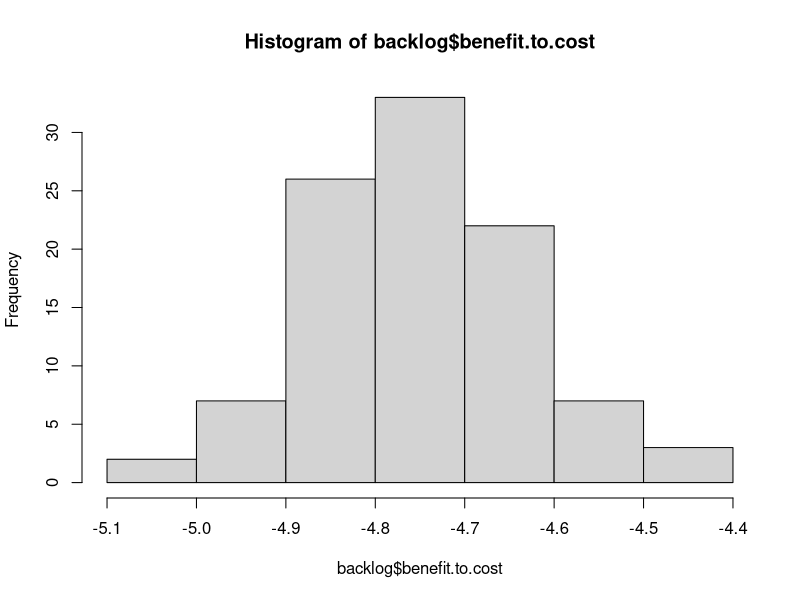
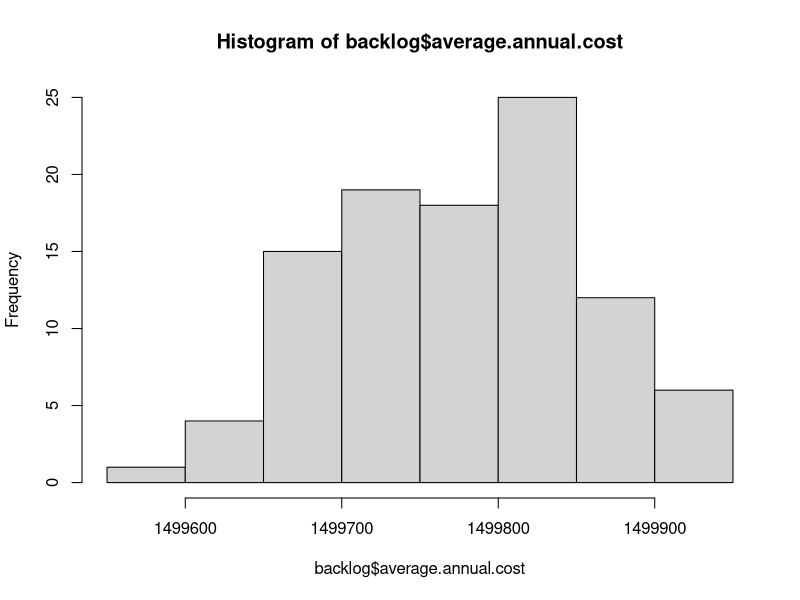
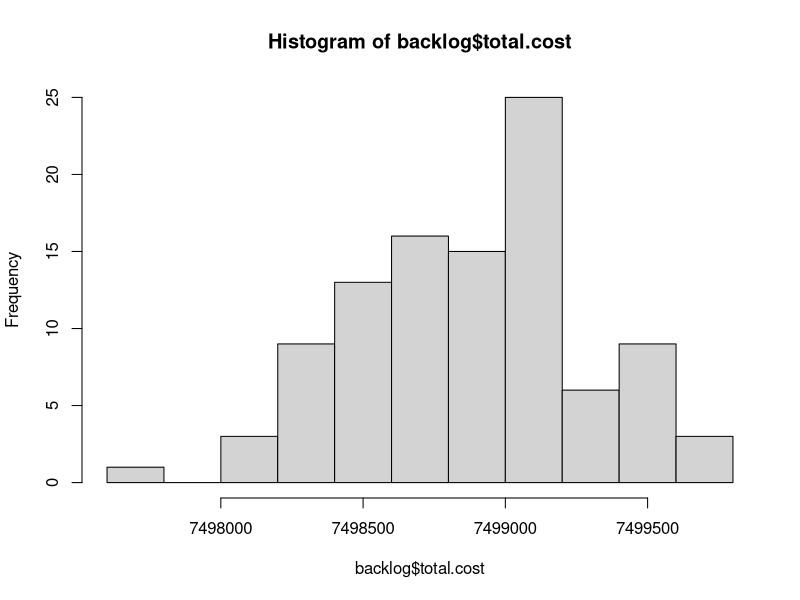
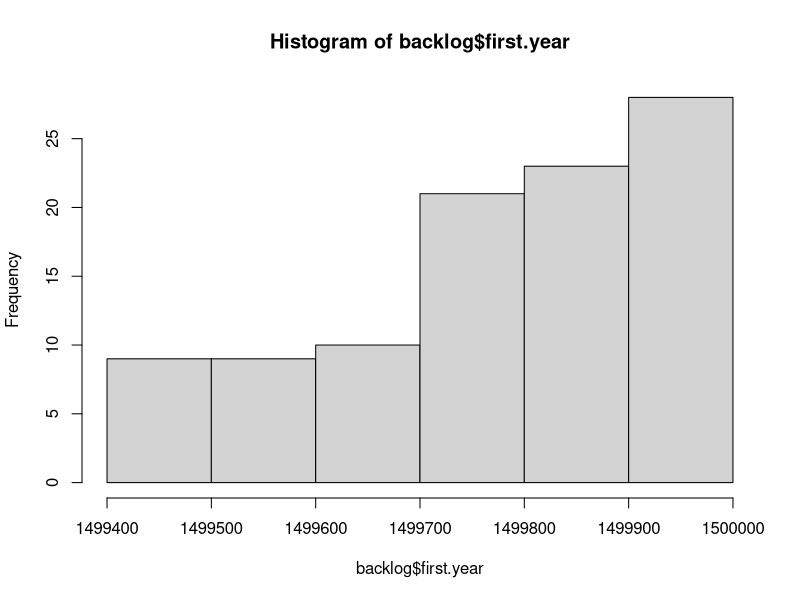

The R script that drew these images, in order: (Note: this script raises an error after producing the figures.)
# Read Me ####
# This code analyzes data from FST, the City's pavement consultant
# It models the cost and PCI degredation in order to optimize pavement decisions
# OCI value = PCI.  Note these scores are from November 2012.
# Created By Daniel Hadley

# Considerations: 
# 1. The knapsack approximates an optimal outcome, but needs to be inspected in cases where the 
# limit is low,E.g., http://oucsace.cs.ohiou.edu/~razvan/courses/cs4040/lecture16.pdf
# 2. The model makes assumptions about the differences in PCI reset of various treatment types.
# It assumes that patching only resets to PCI + 6, for example. 

library("plyr")


# Import data ####
# setwd("K:/Somerstat/Common/Data/2014 StreetStat/PCI_Code")
setwd ("~/Documents/Git/PCI_Code") #at home
d <- read.csv("PCI.csv")


# Create new variables #### 
d$sq.ft <- d$PavementWi * d$Length # Sq. Feet
d$sq.yd <- d$sq.ft * 0.111111 # Sq. Yards


# Functions needed for the model: ####
# f(Age) = PCI, f(PCI) = AGE, f(Age, Pave, Old PCI) = New PCI 
# f(PCI) = AGE, f(PCI) = Cost, f(knapsack) = pave 

# f(Age) = PCI
# Referenes below
# http://onlinepubs.trb.org/onlinepubs/conferences/2012/assetmgmt/presentations/Data-A-Ramirez-Flores-Chang-Albitres.pdf
# https://repository.tamu.edu/bitstream/handle/1969.1/ETD-TAMU-2009-05-317/DESHMUKH-THESIS.pdf?sequence=2
# http://www.mylongview.com/modules/showdocument.aspx?documentid=631
# See AnalyzePCI.R
PCIf <- function(AGE){ 
  PCI <- ifelse(d$Functional == "CO - Collector", 100 - (106/((log(79/AGE))^(1/.48))),
                ifelse(d$Functional == "AR - Arterial", 100 - (109/((log(88/AGE))^(1/.58))),
                       100 - (97/((log(110/AGE))^(1/.61)))
                ))
  return(PCI)
}


# f(PCI, Function, Sq.yd) = Cost 
Costf <- function(OCI, Functional, sq.yd){ 
  Cost <- ifelse((OCI >= 68) & (OCI < 88), 1.8,
         ifelse((OCI >= 47) & (OCI < 68), 18.50,
                ifelse((OCI >= 25) & (OCI < 47) & (Functional == "RT - Residential Local"), 76.80,
                       ifelse((OCI >= 25) & (OCI < 47) & (Functional == "RE - Residential Dead End"), 76.80,
                              ifelse((OCI >= 25) & (OCI < 47) & (Functional == "CO - Collector" ), 91.10,
                                     ifelse((OCI >= 25) & (OCI < 47) & (Functional == "AR - Arterial"), 91.10,
                                            ifelse((OCI >= 0) & (OCI < 25) & (Functional == "RT - Residential Local"), 139.80,
                                                   ifelse((OCI >= 0) & (OCI < 25) & (Functional == "RE - Residential Dead End"), 139.80,
                                                          ifelse((OCI >= 0) & (OCI < 25) & (Functional == "CO - Collector"), 147.70,
                                                                 ifelse((OCI >= 0) & (OCI < 25) & (Functional == "AR - Arterial"), 162.10,
                                                                        ifelse(OCI >= 88, 0, 360)))))))))))
  return(Cost*sq.yd)
}


#f(Pave, Previous Year's Moritorium) = Moritorium
Moritoriumf <- function(Pave, MoritoriumX){
  Moritorium <- ifelse(Pave == 1, 1, 
                       ifelse((MoritoriumX > 0) & (MoritoriumX < 3), 1 + MoritoriumX,
                              0 
                              ))
  return(Moritorium)
}


# f(PCI) = delta
# This takes the current PCI and calculates the difference between that and the PCI post treatment
# This is essentially the "value" in the knapsack algo
# The penultimate line ensures that during the moratorium (3 years after work is done), that
# street is not selected for maintenance yet
Deltaf <- function(OldOCI, sq.yd, Moratorium){ 
   Delta <- ifelse((OldOCI >= 68) & (OldOCI < 88) & (Moratorium == 0), ((OldOCI + 8) * sq.yd) - (OldOCI * sq.yd),
                   ifelse((OldOCI >= 47) & (OldOCI < 68) & (Moratorium == 0), ((OldOCI + 7) * sq.yd) - (OldOCI * sq.yd),
                   # why + 8 and +9: http//www.ci.san-ramon.ca.us/engr/pavement.html
                   ifelse((OldOCI >= 25) & (OldOCI < 47) & (Moratorium == 0), (96 * sq.yd) - (OldOCI * sq.yd),
                          ifelse(Moratorium != 0, 0, 
                          (100 * sq.yd) - (OldOCI * sq.yd)
                                 ))))                      
  return(Delta)
}


# # f(value, weight, limit ) = pave. This is the OLD Pave function
# # This is a greedy approximation to the Knapsack algorithm
# knapsack <- function(value, weight, limit){
#   benefit.to.cost <- value / weight #Create ratio
#   df = data.frame(value, weight, benefit.to.cost) # turn it into a DF
#   df$ID <- (1:nrow(df)) # add ID to resort later
#   df <- df[with(df, order(-benefit.to.cost)), ] # Sort by benefit.to.cost
#   rownames(df) <- NULL # Reset the row names for easier indexing
#   df$total.weight <- ifelse(cumsum(df$weight) <= limit, cumsum(df$weight), 0) # Add first items that fit
#   # I need to add a break here if nothing fits in the bag on the first pass
#   for(i in 2:nrow(df)){ #Start in row 2 because some values have been added above
#     df$total.weight[i] <- ifelse(df$weight[i] + df$total.weight[i-1] <= limit, # If adding won't go over limit
#                                  df$weight[i] + df$total.weight[i-1], df$total.weight[i-1]) # If it will, keep Weight the same
#   }
#   df$add <- 0
#   df$add[1] <- ifelse(df$total.weight[1] > 0, 1, 0)
#   for(i in 2:nrow(df)){ #Start in row 2 
#     df$add[i] <- ifelse(df$total.weight[i] > df$total.weight[i-1], 1, 0) # 1 if it has been added
#   }
#   df$add <- ifelse(df$benefit.to.cost == 0, 0, df$add) #To avoid paving streets under moratorium
#   df$add <- ifelse(df$value == 0, 0, df$add)
#   df <- df[with(df, order(ID)), ] # Resort by ID
#   rownames(df) <- NULL # Reset the row names for easier indexing
#   return(df$add)
# }


# f(value, weight, limit preventive maintenance, limit reconstruction) = pave. This is the basic Pave function
# This is a greedy approximation to the Knapsack algorithm
knapsack <- function(value, weight, limitPM, limitR, PCI){
  benefit.to.cost <- value / weight #Create ratio
  df = data.frame(value, weight, benefit.to.cost, PCI) # turn it into a DF
  df$ID <- (1:nrow(df)) # add ID to resort later
  df <- df[with(df, order(-benefit.to.cost)), ] # Sort by benefit.to.cost
  rownames(df) <- NULL # Reset the row names for easier indexing
  df$total.weight <- ifelse(cumsum(df$weight) <= limitPM, cumsum(df$weight), 0) # Add first items that fit
  # I need to add a break here if nothing fits in the bag on the first pass
  for(i in 2:nrow(df)){ #Start in row 2 because some values have been added above
    df$total.weight[i] <- ifelse(df$weight[i] + df$total.weight[i-1] <= limitPM, # If adding won't go over limit
                                 df$weight[i] + df$total.weight[i-1], df$total.weight[i-1]) # If it will, keep Weight the same
  }
  df$add <- 0
  df$add[1] <- ifelse(df$total.weight[1] > 0, 1, 0)
  for(i in 2:nrow(df)){ #Start in row 2 
    df$add[i] <- ifelse(df$total.weight[i] > df$total.weight[i-1], 1, 0) # 1 if it has been added
  }
  df$add <- ifelse(df$benefit.to.cost == 0, 0, df$add) #To avoid paving streets under moratorium
  df$add <- ifelse(df$value == 0, 0, df$add)
  # Now do it all again for full reconstruction of the worst streets
  df <- df[with(df, order(PCI)), ] # Sort by PCI
  rownames(df) <- NULL # Reset the row names for easier indexing
  df$total.weight.a <- ifelse(cumsum(df$weight) <= limitR, cumsum(df$weight), 0) # Add first items that fit
  # I need to add a break here if nothing fits in the bag on the first pass
  for(i in 2:nrow(df)){ #Start in row 2 because some values have been added above
    df$total.weight.a[i] <- ifelse(df$weight[i] + df$total.weight.a[i-1] <= limitR, # If adding won't go over limit
                                 df$weight[i] + df$total.weight.a[i-1], df$total.weight.a[i-1]) # If it will, keep Weight the same
  }
  df$add.a <- 0
  df$add.a[1] <- ifelse(df$total.weight.a[1] > 0, 1, 0)
  for(i in 2:nrow(df)){ #Start in row 2 
    df$add.a[i] <- ifelse(df$total.weight.a[i] > df$total.weight.a[i-1], 1, 0) # 1 if it has been added
  }
  df$add.a <- ifelse(df$benefit.to.cost == 0, 0, df$add.a) #To avoid paving streets under moratorium
  df$add.a <- ifelse(df$value == 0, 0, df$add.a)
  # now resort
  df <- df[with(df, order(ID)), ] # Resort by ID
  rownames(df) <- NULL # Reset the row names for easier indexing
  df$pave <- ifelse((df$add == 1) | (df$add.a == 1), 1, 0)
  return(df$pave)
}


# f(Age, Pave, Old PCI) = New PCI
# See AnalyzePCI.R
NewPCIf <- function(AGE, Pave, OldOCI){
  NewPCI <- ifelse((OldOCI >= 68) & (OldOCI < 88) & (Pave == 1), OldOCI + 8,
                   # why + 7: http//www.ci.san-ramon.ca.us/engr/pavement.html
                   ifelse((OldOCI >= 47) & (OldOCI < 68) & (Pave == 1), OldOCI + 7,
                          ifelse((OldOCI >= 25) & (OldOCI < 47) & (Pave == 1), 96, 
                                 # http://www.mylongview.com/modules/showdocument.aspx?documentid=631
                                 ifelse((OldOCI >= 0) & (OldOCI < 25) & (Pave == 1), 100,
                                        ifelse((d$Functional == "CO - Collector") & (Pave == 0), 100 - (106/((log(79/AGE))^(1/.48))),
                                               ifelse((d$Functional == "AR - Arterial") & (Pave == 0), 100 - (109/((log(88/AGE))^(1/.58))),
                                                      100 - (97/((log(110/AGE))^(1/.61)))
                                 ))))))                      
  return(NewPCI)
}


# f(NewPCI) = New Age
Agef <- function(NewPCI){
  NewAge <- ifelse((d$Functional == "CO - Collector"), 79*(2.71828^(-9.37879/(100-NewPCI)^0.48)),
                   ifelse((d$Functional == "AR - Arterial"), 88*(2.71828^(-15.1952/(100-NewPCI)^0.58)),
                          110*(2.71828^(-16.2904/(100-NewPCI)^0.61))
                   ))
                   
  return(NewAge)
}


# Final model ####

  d$Age <- Agef(d$OCI) # Estimated age in Nov 2012
  d$backlog <- Costf(d$OCI, d$Functional, d$sq.yd) # Backlog in Nov 2012
  d$Moritorium <- 0 # Hold for three years between routine maintenance 
  d$Delta.a <- Deltaf(d$OCI, d$sq.yd, d$Moritorium) # Difference between old OCI and potential OCI
  d$Pave.a <- knapsack(d$Delta.a, d$backlog, 1000000, 1000000, d$OCI) # Pave or not in spring 2013
  d$cost.a <- ifelse(d$Pave.a == 1, Costf(d$OCI, d$Functional, d$sq.yd),0) #The cost to pave the selected streets
  d$Moritorium.a <- Moritoriumf(d$Pave.a, d$Moritorium) #if work has been done, hold for 3 years
  d$Age.Tmp <- (1 + d$Age) #Temporary to do the new PCI calculation
  d$PCI.a <-  NewPCIf(d$Age.Tmp, d$Pave.a, d$OCI)
  d$Age.a <- Agef(d$PCI.a) # The new "age" in Nov 2013. E.g., crack and seal streets are not brand new.
d$backlog.a <- Costf(d$PCI.a, d$Functional, d$sq.yd) #Backlog in Nov 2013
  d$Delta.b <- Deltaf(d$PCI.a, d$sq.yd, d$Moritorium.a)
  d$Pave.b <- knapsack(d$Delta.b, d$backlog.a, 1000000, 1000000, d$PCI.a)
  d$cost.b <- ifelse(d$Pave.b == 1, Costf(d$PCI.a, d$Functional, d$sq.yd),0)
  d$Moritorium.b <- Moritoriumf(d$Pave.b, d$Moritorium.a)
  d$Age.Tmp <- (1 + d$Age.a) 
  d$PCI.b <-  NewPCIf(d$Age.Tmp, d$Pave.b, d$PCI.a)
  d$Age.b <- Agef(d$PCI.b)
d$backlog.b <- Costf(d$PCI.b, d$Functional, d$sq.yd)
  d$Delta.c <- Deltaf(d$PCI.b, d$sq.yd, d$Moritorium.b)
  d$Pave.c <- knapsack(d$Delta.c, d$backlog.b, 1000000, 1000000, d$PCI.b)
  d$cost.c <- ifelse(d$Pave.c == 1, Costf(d$PCI.b, d$Functional, d$sq.yd),0)
  d$Moritorium.c <- Moritoriumf(d$Pave.c, d$Moritorium.b)
  d$Age.Tmp <- (1 + d$Age.b) 
  d$PCI.c <-  NewPCIf(d$Age.Tmp, d$Pave.c, d$PCI.b)
  d$Age.c <- Agef(d$PCI.c)
d$backlog.c <- Costf(d$PCI.c, d$Functional, d$sq.yd)
  d$Delta.d <- Deltaf(d$PCI.c, d$sq.yd, d$Moritorium.c)
  d$Pave.d <- knapsack(d$Delta.d, d$backlog.c, 1000000, 1000000, d$PCI.c)
  d$cost.d <- ifelse(d$Pave.d == 1, Costf(d$PCI.c, d$Functional, d$sq.yd),0)
  d$Moritorium.d <- Moritoriumf(d$Pave.d, d$Moritorium.c)
  d$Age.Tmp <- (1 + d$Age.c) 
  d$PCI.d <-  NewPCIf(d$Age.Tmp, d$Pave.d, d$PCI.c)
  d$Age.d <- Agef(d$PCI.d)
d$backlog.d <- Costf(d$PCI.d, d$Functional, d$sq.yd)
  d$Delta.e <- Deltaf(d$PCI.d, d$sq.yd, d$Moritorium.d)
  d$Pave.e <- knapsack(d$Delta.e, d$backlog.d, 1000000, 1000000, d$PCI.d)
  d$cost.e <- ifelse(d$Pave.e == 1, Costf(d$PCI.d, d$Functional, d$sq.yd),0)
  d$Moritorium.e <- Moritoriumf(d$Pave.e, d$Moritorium.d)
  d$Age.Tmp <- (1 + d$Age.d) 
  d$PCI.e <-  NewPCIf(d$Age.Tmp, d$Pave.e, d$PCI.d)
  d$Age.e <- Agef(d$PCI.e)
d$backlog.e <- Costf(d$PCI.e, d$Functional, d$sq.yd)


# Final model wrapped in a function ####

# f(n) = output
Modelf <- function(n){
  d$Age <- Agef(d$OCI) # Estimated age in Nov 2012
  d$backlog <- Costf(d$OCI, d$Functional, d$sq.yd) # Backlog in Nov 2012
  d$Moritorium <- 0 # Hold for three years between routine maintenance 
  d$Delta.a <- Deltaf(d$OCI, d$sq.yd, d$Moritorium) # Difference between old OCI and potential OCI
  d$Pave.a <- knapsack(d$Delta.a, d$backlog, 1000000, 1000000, d$OCI) # Pave or not in spring 2013
  d$cost.a <- ifelse(d$Pave.a == 1, Costf(d$OCI, d$Functional, d$sq.yd),0) #The cost to pave the selected streets
  d$Moritorium.a <- Moritoriumf(d$Pave.a, d$Moritorium) #if work has been done, hold for 3 years
  d$Age.Tmp <- (1 + d$Age) #Temporary to do the new PCI calculation
  d$PCI.a <-  NewPCIf(d$Age.Tmp, d$Pave.a, d$OCI)
  d$Age.a <- Agef(d$PCI.a) # The new "age" in Nov 2013. E.g., crack and seal streets are not brand new.
  d$backlog.a <- Costf(d$PCI.a, d$Functional, d$sq.yd) #Backlog in Nov 2013
  d$Delta.b <- Deltaf(d$PCI.a, d$sq.yd, d$Moritorium.a)
  d$Pave.b <- knapsack(d$Delta.b, d$backlog.a, 1000000, 1000000, d$PCI.a)
  d$cost.b <- ifelse(d$Pave.b == 1, Costf(d$PCI.a, d$Functional, d$sq.yd),0)
  d$Moritorium.b <- Moritoriumf(d$Pave.b, d$Moritorium.a)
  d$Age.Tmp <- (1 + d$Age.a) 
  d$PCI.b <-  NewPCIf(d$Age.Tmp, d$Pave.b, d$PCI.a)
  d$Age.b <- Agef(d$PCI.b)
  d$backlog.b <- Costf(d$PCI.b, d$Functional, d$sq.yd)
  d$Delta.c <- Deltaf(d$PCI.b, d$sq.yd, d$Moritorium.b)
  d$Pave.c <- knapsack(d$Delta.c, d$backlog.b, 1000000, 1000000, d$PCI.b)
  d$cost.c <- ifelse(d$Pave.c == 1, Costf(d$PCI.b, d$Functional, d$sq.yd),0)
  d$Moritorium.c <- Moritoriumf(d$Pave.c, d$Moritorium.b)
  d$Age.Tmp <- (1 + d$Age.b) 
  d$PCI.c <-  NewPCIf(d$Age.Tmp, d$Pave.c, d$PCI.b)
  d$Age.c <- Agef(d$PCI.c)
  d$backlog.c <- Costf(d$PCI.c, d$Functional, d$sq.yd)
  d$Delta.d <- Deltaf(d$PCI.c, d$sq.yd, d$Moritorium.c)
  d$Pave.d <- knapsack(d$Delta.d, d$backlog.c, 1000000, 1000000, d$PCI.c)
  d$cost.d <- ifelse(d$Pave.d == 1, Costf(d$PCI.c, d$Functional, d$sq.yd),0)
  d$Moritorium.d <- Moritoriumf(d$Pave.d, d$Moritorium.c)
  d$Age.Tmp <- (1 + d$Age.c) 
  d$PCI.d <-  NewPCIf(d$Age.Tmp, d$Pave.d, d$PCI.c)
  d$Age.d <- Agef(d$PCI.d)
  d$backlog.d <- Costf(d$PCI.d, d$Functional, d$sq.yd)
  d$Delta.e <- Deltaf(d$PCI.d, d$sq.yd, d$Moritorium.d)
  d$Pave.e <- knapsack(d$Delta.e, d$backlog.d, 1000000, 1000000, d$PCI.d)
  d$cost.e <- ifelse(d$Pave.e == 1, Costf(d$PCI.d, d$Functional, d$sq.yd),0)
  d$Moritorium.e <- Moritoriumf(d$Pave.e, d$Moritorium.d)
  d$Age.Tmp <- (1 + d$Age.d) 
  d$PCI.e <-  NewPCIf(d$Age.Tmp, d$Pave.e, d$PCI.d)
  d$Age.e <- Agef(d$PCI.e)
  d$backlog.e <- Costf(d$PCI.e, d$Functional, d$sq.yd)
#   Now create the outputs
backlog <- sum(d$backlog.e)
backlog.reduction <- (sum(d$backlog)) - (sum(d$backlog.e))
total.cost <- sum(d$cost.a, d$cost.b, d$cost.c, d$cost.d, d$cost.e)
benefit.to.cost <- backlog.reduction / total.cost
average.annual.cost <- ((sum(d$cost.a)) + (sum(d$cost.b)) + (sum(d$cost.c)) + 
                          (sum(d$cost.d)) + (sum(d$cost.e))) / 5
first.year <- sum(d$cost.a)
output <- list(backlog, backlog.reduction, total.cost, benefit.to.cost, average.annual.cost, first.year)
return(output)
}

Modelf(1)


# Stochastic Model for comparison ####
# f(value, weight, limit ) = pave. 
# This is a greedy approximation to the Knapsack algorithm
knapsack <- function(value, weight, limit){
  benefit.to.cost <- sample(1:573, 573, replace=F) #Instead of real ratio, make it random
  df = data.frame(value, weight, benefit.to.cost) # turn it into a DF
  df$ID <- (1:nrow(df)) # add ID to resort later
  df <- df[with(df, order(-benefit.to.cost)), ] # Sort by benefit.to.cost
  rownames(df) <- NULL # Reset the row names for easier indexing
  df$total.weight <- ifelse(cumsum(df$weight) <= limit, cumsum(df$weight), 0) # Add first items that fit
  # I need to add a break here if nothing fits in the bag on the first pass
  for(i in 2:nrow(df)){ #Start in row 2 because some values have been added above
    df$total.weight[i] <- ifelse(df$weight[i] + df$total.weight[i-1] <= limit, # If adding won't go over limit
                                 df$weight[i] + df$total.weight[i-1], df$total.weight[i-1]) # If it will, keep Weight the same
  }
  df$add <- 0
  df$add[1] <- ifelse(df$total.weight[1] > 0, 1, 0)
  for(i in 2:nrow(df)){ #Start in row 2 
    df$add[i] <- ifelse(df$total.weight[i] > df$total.weight[i-1], 1, 0) # 1 if it has been added
  }
  df <- df[with(df, order(ID)), ] # Resort by ID
  rownames(df) <- NULL # Reset the row names for easier indexing
  return(df$add)
}


Modelf <- function(n){
  d$Age <- Agef(d$OCI) # Estimated age in Nov 2012
  d$backlog <- Costf(d$OCI, d$Functional, d$sq.yd) # Backlog in Nov 2012
  d$Moritorium <- 0 # Hold for three years between routine maintenance 
  d$Delta.a <- Deltaf(d$OCI, d$sq.yd, d$Moritorium) # Difference between old OCI and potential OCI
  d$Pave.a <- knapsack(d$Delta.a, d$backlog, 1500000) # Pave or not in spring 2013
  d$cost.a <- ifelse(d$Pave.a == 1, Costf(d$OCI, d$Functional, d$sq.yd),0) #The cost to pave the selected streets
  d$Moritorium.a <- Moritoriumf(d$Pave.a, d$Moritorium) #if work has been done, hold for 3 years
  d$Age.Tmp <- (1 + d$Age) #Temporary to do the new PCI calculation
  d$PCI.a <-  NewPCIf(d$Age.Tmp, d$Pave.a, d$OCI)
  d$Age.a <- Agef(d$PCI.a) # The new "age" in Nov 2013. E.g., crack and seal streets are not brand new.
  d$backlog.a <- Costf(d$PCI.a, d$Functional, d$sq.yd) #Backlog in Nov 2013
  d$Delta.b <- Deltaf(d$PCI.a, d$sq.yd, d$Moritorium.a)
  d$Pave.b <- knapsack(d$Delta.b, d$backlog.a, 1500000)
  d$cost.b <- ifelse(d$Pave.b == 1, Costf(d$PCI.a, d$Functional, d$sq.yd),0)
  d$Moritorium.b <- Moritoriumf(d$Pave.b, d$Moritorium.a)
  d$Age.Tmp <- (1 + d$Age.a) 
  d$PCI.b <-  NewPCIf(d$Age.Tmp, d$Pave.b, d$PCI.a)
  d$Age.b <- Agef(d$PCI.b)
  d$backlog.b <- Costf(d$PCI.b, d$Functional, d$sq.yd)
  d$Delta.c <- Deltaf(d$PCI.b, d$sq.yd, d$Moritorium.b)
  d$Pave.c <- knapsack(d$Delta.c, d$backlog.b, 1500000)
  d$cost.c <- ifelse(d$Pave.c == 1, Costf(d$PCI.b, d$Functional, d$sq.yd),0)
  d$Moritorium.c <- Moritoriumf(d$Pave.c, d$Moritorium.b)
  d$Age.Tmp <- (1 + d$Age.b) 
  d$PCI.c <-  NewPCIf(d$Age.Tmp, d$Pave.c, d$PCI.b)
  d$Age.c <- Agef(d$PCI.c)
  d$backlog.c <- Costf(d$PCI.c, d$Functional, d$sq.yd)
  d$Delta.d <- Deltaf(d$PCI.c, d$sq.yd, d$Moritorium.c)
  d$Pave.d <- knapsack(d$Delta.d, d$backlog.c, 1500000)
  d$cost.d <- ifelse(d$Pave.d == 1, Costf(d$PCI.c, d$Functional, d$sq.yd),0)
  d$Moritorium.d <- Moritoriumf(d$Pave.d, d$Moritorium.c)
  d$Age.Tmp <- (1 + d$Age.c) 
  d$PCI.d <-  NewPCIf(d$Age.Tmp, d$Pave.d, d$PCI.c)
  d$Age.d <- Agef(d$PCI.d)
  d$backlog.d <- Costf(d$PCI.d, d$Functional, d$sq.yd)
  d$Delta.e <- Deltaf(d$PCI.d, d$sq.yd, d$Moritorium.d)
  d$Pave.e <- knapsack(d$Delta.e, d$backlog.d, 1500000)
  d$cost.e <- ifelse(d$Pave.e == 1, Costf(d$PCI.d, d$Functional, d$sq.yd),0)
  d$Moritorium.e <- Moritoriumf(d$Pave.e, d$Moritorium.d)
  d$Age.Tmp <- (1 + d$Age.d) 
  d$PCI.e <-  NewPCIf(d$Age.Tmp, d$Pave.e, d$PCI.d)
  d$Age.e <- Agef(d$PCI.e)
  d$backlog.e <- Costf(d$PCI.e, d$Functional, d$sq.yd)
  #   Now create the outputs
  backlog <- sum(d$backlog.e)
  backlog.reduction <- (sum(d$backlog)) - (sum(d$backlog.e))
  total.cost <- sum(d$cost.a, d$cost.b, d$cost.c, d$cost.d, d$cost.e)
  benefit.to.cost <- backlog.reduction / total.cost
  average.annual.cost <- ((sum(d$cost.a)) + (sum(d$cost.b)) + (sum(d$cost.c)) + 
                            (sum(d$cost.d)) + (sum(d$cost.e))) / 5
  first.year <- sum(d$cost.a)
  output <- list(backlog, backlog.reduction, total.cost, benefit.to.cost, average.annual.cost, first.year)
  return(output)
}

Modelf(1)

# Now run the function X number of times
# http://stats.stackexchange.com/questions/7999/how-to-efficiently-repeat-a-function-on-a-data-set-in-r
library("plyr")
l <- alply(cbind(rep(100,100),rep(20,10)),1,Modelf)
backlog <- data.frame(matrix(unlist(l), nrow=100, byrow=T))
colnames(backlog) <- c("backlog", "backlog.reduction", "total.cost", "benefit.to.cost", 
                       "average.annual.cost", "first.year")

hist(backlog$benefit.to.cost)
hist(backlog$average.annual.cost)
hist(backlog$total.cost)
hist(backlog$first.year)


# Final model for comparison to consultant: cap = $2m + $2m worst streets  ####
# Backlog after 5 years for consultant spending $4.5 m is $81,115,018 m.

# f(n) = output
Modelf <- function(n){
  d$Age <- Agef(d$OCI) # Estimated age in Nov 2012
  d$backlog <- Costf(d$OCI, d$Functional, d$sq.yd) # Backlog in Nov 2012
  d$Moritorium <- 0 # Hold for three years between routine maintenance 
  d$Delta.a <- Deltaf(d$OCI, d$sq.yd, d$Moritorium) # Difference between old OCI and potential OCI
  d$Pave.a <- knapsack(d$Delta.a, d$backlog, 2000000, 2000000, d$OCI) # Pave or not in spring 2013
  d$cost.a <- ifelse(d$Pave.a == 1, Costf(d$OCI, d$Functional, d$sq.yd),0) #The cost to pave the selected streets
  d$Moritorium.a <- Moritoriumf(d$Pave.a, d$Moritorium) #if work has been done, hold for 3 years
  d$Age.Tmp <- (1 + d$Age) #Temporary to do the new PCI calculation
  d$PCI.a <-  NewPCIf(d$Age.Tmp, d$Pave.a, d$OCI)
  d$Age.a <- Agef(d$PCI.a) # The new "age" in Nov 2013. E.g., crack and seal streets are not brand new.
  d$backlog.a <- Costf(d$PCI.a, d$Functional, d$sq.yd) #Backlog in Nov 2013
  d$Delta.b <- Deltaf(d$PCI.a, d$sq.yd, d$Moritorium.a)
  d$Pave.b <- knapsack(d$Delta.b, d$backlog.a, 2000000, 2000000, d$PCI.a)
  d$cost.b <- ifelse(d$Pave.b == 1, Costf(d$PCI.a, d$Functional, d$sq.yd),0)
  d$Moritorium.b <- Moritoriumf(d$Pave.b, d$Moritorium.a)
  d$Age.Tmp <- (1 + d$Age.a) 
  d$PCI.b <-  NewPCIf(d$Age.Tmp, d$Pave.b, d$PCI.a)
  d$Age.b <- Agef(d$PCI.b)
  d$backlog.b <- Costf(d$PCI.b, d$Functional, d$sq.yd)
  d$Delta.c <- Deltaf(d$PCI.b, d$sq.yd, d$Moritorium.b)
  d$Pave.c <- knapsack(d$Delta.c, d$backlog.b, 2000000, 2000000, d$PCI.b)
  d$cost.c <- ifelse(d$Pave.c == 1, Costf(d$PCI.b, d$Functional, d$sq.yd),0)
  d$Moritorium.c <- Moritoriumf(d$Pave.c, d$Moritorium.b)
  d$Age.Tmp <- (1 + d$Age.b) 
  d$PCI.c <-  NewPCIf(d$Age.Tmp, d$Pave.c, d$PCI.b)
  d$Age.c <- Agef(d$PCI.c)
  d$backlog.c <- Costf(d$PCI.c, d$Functional, d$sq.yd)
  d$Delta.d <- Deltaf(d$PCI.c, d$sq.yd, d$Moritorium.c)
  d$Pave.d <- knapsack(d$Delta.d, d$backlog.c, 2000000, 2000000, d$PCI.c)
  d$cost.d <- ifelse(d$Pave.d == 1, Costf(d$PCI.c, d$Functional, d$sq.yd),0)
  d$Moritorium.d <- Moritoriumf(d$Pave.d, d$Moritorium.c)
  d$Age.Tmp <- (1 + d$Age.c) 
  d$PCI.d <-  NewPCIf(d$Age.Tmp, d$Pave.d, d$PCI.c)
  d$Age.d <- Agef(d$PCI.d)
  d$backlog.d <- Costf(d$PCI.d, d$Functional, d$sq.yd)
  d$Delta.e <- Deltaf(d$PCI.d, d$sq.yd, d$Moritorium.d)
  d$Pave.e <- knapsack(d$Delta.e, d$backlog.d, 2000000, 2000000, d$PCI.d)
  d$cost.e <- ifelse(d$Pave.e == 1, Costf(d$PCI.d, d$Functional, d$sq.yd),0)
  d$Moritorium.e <- Moritoriumf(d$Pave.e, d$Moritorium.d)
  d$Age.Tmp <- (1 + d$Age.d) 
  d$PCI.e <-  NewPCIf(d$Age.Tmp, d$Pave.e, d$PCI.d)
  d$Age.e <- Agef(d$PCI.e)
  d$backlog.e <- Costf(d$PCI.e, d$Functional, d$sq.yd)
  #   Now create the outputs
  backlog <- sum(d$backlog.e)
  backlog.reduction <- (sum(d$backlog)) - (sum(d$backlog.e))
  total.cost <- sum(d$cost.a, d$cost.b, d$cost.c, d$cost.d, d$cost.e)
  benefit.to.cost <- backlog.reduction / total.cost
  average.annual.cost <- ((sum(d$cost.a)) + (sum(d$cost.b)) + (sum(d$cost.c)) + 
                            (sum(d$cost.d)) + (sum(d$cost.e))) / 5
  first.year <- sum(d$cost.a)
  output <- list(backlog, backlog.reduction, total.cost, benefit.to.cost, average.annual.cost, first.year)
  return(output)
}

Modelf(1)


# Here are the Streets that DPW did in 2013 ####
Modelf <- function(n){
  d$Age <- Agef(d$OCI) # Estimated age in Nov 2012
  d$backlog <- Costf(d$OCI, d$Functional, d$sq.yd) # Backlog in Nov 2012
  d$Moritorium <- 0 # Hold for three years between routine maintenance 
  d$Delta.a <- Deltaf(d$OCI, d$sq.yd, d$Moritorium) # Difference between old OCI and potential OCI
  ## The following list is missing the private ways and the part of Shore they did. Was it all Shore?
  d$Pave.a <- ifelse(d$STREETNAME %in% c('ALBION ST' , 'ALBION TERR', 'BELMONT SQ', 'HAMMOND ST',
                                         'MORGAN ST', 'WHEELER ST', 'WYATT ST', 'YORKTOWN ST'), 1, 0)
  d$cost.a <- ifelse(d$Pave.a == 1, Costf(d$OCI, d$Functional, d$sq.yd),0) #The cost to pave the selected streets
  d$Moritorium.a <- Moritoriumf(d$Pave.a, d$Moritorium) #if work has been done, hold for 3 years
  d$Age.Tmp <- (1 + d$Age) #Temporary to do the new PCI calculation
  d$PCI.a <-  NewPCIf(d$Age.Tmp, d$Pave.a, d$OCI)
  d$Age.a <- Agef(d$PCI.a) # The new "age" in Nov 2013. E.g., crack and seal streets are not brand new.
  d$backlog.a <- Costf(d$PCI.a, d$Functional, d$sq.yd) #Backlog in Nov 2013
  d$Delta.b <- Deltaf(d$PCI.a, d$sq.yd, d$Moritorium.a)
  d$Pave.b <- knapsack(d$Delta.b, d$backlog.a, 1000000, 1000000, d$PCI.a)
  d$cost.b <- ifelse(d$Pave.b == 1, Costf(d$PCI.a, d$Functional, d$sq.yd),0)
  d$Moritorium.b <- Moritoriumf(d$Pave.b, d$Moritorium.a)
  d$Age.Tmp <- (1 + d$Age.a) 
  d$PCI.b <-  NewPCIf(d$Age.Tmp, d$Pave.b, d$PCI.a)
  d$Age.b <- Agef(d$PCI.b)
  d$backlog.b <- Costf(d$PCI.b, d$Functional, d$sq.yd)
  d$Delta.c <- Deltaf(d$PCI.b, d$sq.yd, d$Moritorium.b)
  d$Pave.c <- knapsack(d$Delta.c, d$backlog.b, 1000000, 1000000, d$PCI.b)
  d$cost.c <- ifelse(d$Pave.c == 1, Costf(d$PCI.b, d$Functional, d$sq.yd),0)
  d$Moritorium.c <- Moritoriumf(d$Pave.c, d$Moritorium.b)
  d$Age.Tmp <- (1 + d$Age.b) 
  d$PCI.c <-  NewPCIf(d$Age.Tmp, d$Pave.c, d$PCI.b)
  d$Age.c <- Agef(d$PCI.c)
  d$backlog.c <- Costf(d$PCI.c, d$Functional, d$sq.yd)
  d$Delta.d <- Deltaf(d$PCI.c, d$sq.yd, d$Moritorium.c)
  d$Pave.d <- knapsack(d$Delta.d, d$backlog.c, 1000000, 1000000, d$PCI.c)
  d$cost.d <- ifelse(d$Pave.d == 1, Costf(d$PCI.c, d$Functional, d$sq.yd),0)
  d$Moritorium.d <- Moritoriumf(d$Pave.d, d$Moritorium.c)
  d$Age.Tmp <- (1 + d$Age.c) 
  d$PCI.d <-  NewPCIf(d$Age.Tmp, d$Pave.d, d$PCI.c)
  d$Age.d <- Agef(d$PCI.d)
  d$backlog.d <- Costf(d$PCI.d, d$Functional, d$sq.yd)
  d$Delta.e <- Deltaf(d$PCI.d, d$sq.yd, d$Moritorium.d)
  d$Pave.e <- knapsack(d$Delta.e, d$backlog.d, 1000000, 1000000, d$PCI.d)
  d$cost.e <- ifelse(d$Pave.e == 1, Costf(d$PCI.d, d$Functional, d$sq.yd),0)
  d$Moritorium.e <- Moritoriumf(d$Pave.e, d$Moritorium.d)
  d$Age.Tmp <- (1 + d$Age.d) 
  d$PCI.e <-  NewPCIf(d$Age.Tmp, d$Pave.e, d$PCI.d)
  d$Age.e <- Agef(d$PCI.e)
  d$backlog.e <- Costf(d$PCI.e, d$Functional, d$sq.yd)
return(sum(d$backlog))
}


# Stochastic Model (random spending number) to see return on investment ####

Modelf <- function(n){
  random <- runif(1, min=10000, max=3000000)
  d$Age <- Agef(d$OCI) # Estimated age in Nov 2012
  d$backlog <- Costf(d$OCI, d$Functional, d$sq.yd) # Backlog in Nov 2012
  d$Moritorium <- 0 # Hold for three years between routine maintenance 
  d$Delta.a <- Deltaf(d$OCI, d$sq.yd, d$Moritorium) # Difference between old OCI and potential OCI
  ## The following list is missing the private ways and the part of Shore they did. Was it all Shore?
  d$Pave.a <- ifelse(d$STREETNAME %in% c('ALBION ST' , 'ALBION TERR', 'BELMONT SQ', 'HAMMOND ST',
                                         'MORGAN ST', 'WHEELER ST', 'WYATT ST', 'YORKTOWN ST'), 1, 0)
  d$cost.a <- ifelse(d$Pave.a == 1, Costf(d$OCI, d$Functional, d$sq.yd),0) #The cost to pave the selected streets
  d$Moritorium.a <- Moritoriumf(d$Pave.a, d$Moritorium) #if work has been done, hold for 3 years
  d$Age.Tmp <- (1 + d$Age) #Temporary to do the new PCI calculation
  d$PCI.a <-  NewPCIf(d$Age.Tmp, d$Pave.a, d$OCI)
  d$Age.a <- Agef(d$PCI.a) # The new "age" in Nov 2013. E.g., crack and seal streets are not brand new.
  d$backlog.a <- Costf(d$PCI.a, d$Functional, d$sq.yd) #Backlog in Nov 2013
  d$Delta.b <- Deltaf(d$PCI.a, d$sq.yd, d$Moritorium.a)
  d$Pave.b <- knapsack(d$Delta.b, d$backlog.a, random, random, d$PCI.a)
  d$cost.b <- ifelse(d$Pave.b == 1, Costf(d$PCI.a, d$Functional, d$sq.yd),0)
  d$Moritorium.b <- Moritoriumf(d$Pave.b, d$Moritorium.a)
  d$Age.Tmp <- (1 + d$Age.a) 
  d$PCI.b <-  NewPCIf(d$Age.Tmp, d$Pave.b, d$PCI.a)
  d$Age.b <- Agef(d$PCI.b)
  d$backlog.b <- Costf(d$PCI.b, d$Functional, d$sq.yd)
  d$Delta.c <- Deltaf(d$PCI.b, d$sq.yd, d$Moritorium.b)
  d$Pave.c <- knapsack(d$Delta.c, d$backlog.b, random, random, d$PCI.b)
  d$cost.c <- ifelse(d$Pave.c == 1, Costf(d$PCI.b, d$Functional, d$sq.yd),0)
  d$Moritorium.c <- Moritoriumf(d$Pave.c, d$Moritorium.b)
  d$Age.Tmp <- (1 + d$Age.b) 
  d$PCI.c <-  NewPCIf(d$Age.Tmp, d$Pave.c, d$PCI.b)
  d$Age.c <- Agef(d$PCI.c)
  d$backlog.c <- Costf(d$PCI.c, d$Functional, d$sq.yd)
  d$Delta.d <- Deltaf(d$PCI.c, d$sq.yd, d$Moritorium.c)
  d$Pave.d <- knapsack(d$Delta.d, d$backlog.c, random, random, d$PCI.c)
  d$cost.d <- ifelse(d$Pave.d == 1, Costf(d$PCI.c, d$Functional, d$sq.yd),0)
  d$Moritorium.d <- Moritoriumf(d$Pave.d, d$Moritorium.c)
  d$Age.Tmp <- (1 + d$Age.c) 
  d$PCI.d <-  NewPCIf(d$Age.Tmp, d$Pave.d, d$PCI.c)
  d$Age.d <- Agef(d$PCI.d)
  d$backlog.d <- Costf(d$PCI.d, d$Functional, d$sq.yd)
  d$Delta.e <- Deltaf(d$PCI.d, d$sq.yd, d$Moritorium.d)
  d$Pave.e <- knapsack(d$Delta.e, d$backlog.d, random, random, d$PCI.d)
  d$cost.e <- ifelse(d$Pave.e == 1, Costf(d$PCI.d, d$Functional, d$sq.yd),0)
  d$Moritorium.e <- Moritoriumf(d$Pave.e, d$Moritorium.d)
  d$Age.Tmp <- (1 + d$Age.d) 
  d$PCI.e <-  NewPCIf(d$Age.Tmp, d$Pave.e, d$PCI.d)
  d$Age.e <- Agef(d$PCI.e)
  d$backlog.e <- Costf(d$PCI.e, d$Functional, d$sq.yd)
  #   Now create the outputs
  random <- random
  backlog <- sum(d$backlog.e)
  backlog.reduction <- (sum(d$backlog)) - (sum(d$backlog.e))
  total.cost <- sum(d$cost.a, d$cost.b, d$cost.c, d$cost.d, d$cost.e)
  benefit.to.cost <- backlog.reduction / total.cost
  average.annual.cost <- ((sum(d$cost.a)) + (sum(d$cost.b)) + (sum(d$cost.c)) + 
                            (sum(d$cost.d)) + (sum(d$cost.e))) / 5
  first.year <- sum(d$cost.a)
  weighted.PCI.a <- weighted.mean(d$PCI.a, d$sq.yd)
  weighted.PCI.e <- weighted.mean(d$PCI.e, d$sq.yd)
  output <- list(backlog, backlog.reduction, total.cost, benefit.to.cost, 
                 average.annual.cost, first.year, random, weighted.PCI.a, weighted.PCI.e)
  return(output)
}

Modelf(1)

# Now run the function X number of times
# http://stats.stackexchange.com/questions/7999/how-to-efficiently-repeat-a-function-on-a-data-set-in-r
library("plyr")
l <- alply(cbind(rep(1000,1000),rep(20,10)),1,Modelf)
backlog <- data.frame(matrix(unlist(l), nrow=1000, byrow=T))
colnames(backlog) <- c("backlog", "backlog.reduction", "total.cost", "benefit.to.cost", 
                       "average.annual.cost", "first.year", "Spending", "PCI.a", "PCI.e")

hist(backlog$benefit.to.cost)
hist(backlog$average.annual.cost)
hist(backlog$total.cost)
hist(backlog$first.year)


# Here are the Streets that DPW did in 2013 + a Model of worst first at historic levels ####
Modelf <- function(n){
  d$Age <- Agef(d$OCI) # Estimated age in Nov 2012
  d$backlog <- Costf(d$OCI, d$Functional, d$sq.yd) # Backlog in Nov 2012
  d$Moritorium <- 0 # Hold for three years between routine maintenance 
  d$Delta.a <- Deltaf(d$OCI, d$sq.yd, d$Moritorium) # Difference between old OCI and potential OCI
  ## The following list is missing the private ways and the part of Shore they did. Was it all Shore?
  d$Pave.a <- ifelse(d$STREETNAME %in% c('ALBION ST' , 'ALBION TERR', 'BELMONT SQ', 'HAMMOND ST',
                                         'MORGAN ST', 'WHEELER ST', 'WYATT ST', 'YORKTOWN ST'), 1, 0)
  d$cost.a <- ifelse(d$Pave.a == 1, Costf(d$OCI, d$Functional, d$sq.yd),0) #The cost to pave the selected streets
  d$Moritorium.a <- Moritoriumf(d$Pave.a, d$Moritorium) #if work has been done, hold for 3 years
  d$Age.Tmp <- (1 + d$Age) #Temporary to do the new PCI calculation
  d$PCI.a <-  NewPCIf(d$Age.Tmp, d$Pave.a, d$OCI)
  d$Age.a <- Agef(d$PCI.a) # The new "age" in Nov 2013. E.g., crack and seal streets are not brand new.
  d$backlog.a <- Costf(d$PCI.a, d$Functional, d$sq.yd) #Backlog in Nov 2013
  d$Delta.b <- Deltaf(d$PCI.a, d$sq.yd, d$Moritorium.a)
  d$Pave.b <- knapsack(d$Delta.b, d$backlog.a, 0, 1200000, d$PCI.a)
  d$cost.b <- ifelse(d$Pave.b == 1, Costf(d$PCI.a, d$Functional, d$sq.yd),0)
  d$Moritorium.b <- Moritoriumf(d$Pave.b, d$Moritorium.a)
  d$Age.Tmp <- (1 + d$Age.a) 
  d$PCI.b <-  NewPCIf(d$Age.Tmp, d$Pave.b, d$PCI.a)
  d$Age.b <- Agef(d$PCI.b)
  d$backlog.b <- Costf(d$PCI.b, d$Functional, d$sq.yd)
  d$Delta.c <- Deltaf(d$PCI.b, d$sq.yd, d$Moritorium.b)
  d$Pave.c <- knapsack(d$Delta.c, d$backlog.b, 0, 1200000, d$PCI.b)
  d$cost.c <- ifelse(d$Pave.c == 1, Costf(d$PCI.b, d$Functional, d$sq.yd),0)
  d$Moritorium.c <- Moritoriumf(d$Pave.c, d$Moritorium.b)
  d$Age.Tmp <- (1 + d$Age.b) 
  d$PCI.c <-  NewPCIf(d$Age.Tmp, d$Pave.c, d$PCI.b)
  d$Age.c <- Agef(d$PCI.c)
  d$backlog.c <- Costf(d$PCI.c, d$Functional, d$sq.yd)
  d$Delta.d <- Deltaf(d$PCI.c, d$sq.yd, d$Moritorium.c)
  d$Pave.d <- knapsack(d$Delta.d, d$backlog.c, 0, 1200000, d$PCI.c)
  d$cost.d <- ifelse(d$Pave.d == 1, Costf(d$PCI.c, d$Functional, d$sq.yd),0)
  d$Moritorium.d <- Moritoriumf(d$Pave.d, d$Moritorium.c)
  d$Age.Tmp <- (1 + d$Age.c) 
  d$PCI.d <-  NewPCIf(d$Age.Tmp, d$Pave.d, d$PCI.c)
  d$Age.d <- Agef(d$PCI.d)
  d$backlog.d <- Costf(d$PCI.d, d$Functional, d$sq.yd)
  d$Delta.e <- Deltaf(d$PCI.d, d$sq.yd, d$Moritorium.d)
  d$Pave.e <- knapsack(d$Delta.e, d$backlog.d, 0, 1200000, d$PCI.d)
  d$cost.e <- ifelse(d$Pave.e == 1, Costf(d$PCI.d, d$Functional, d$sq.yd),0)
  d$Moritorium.e <- Moritoriumf(d$Pave.e, d$Moritorium.d)
  d$Age.Tmp <- (1 + d$Age.d) 
  d$PCI.e <-  NewPCIf(d$Age.Tmp, d$Pave.e, d$PCI.d)
  d$Age.e <- Agef(d$PCI.e)
  d$backlog.e <- Costf(d$PCI.e, d$Functional, d$sq.yd)
  return(sum(d$backlog))
}


# Visualizations ####
library(ggplot2)

my.theme <- 
  theme(plot.background = element_blank(), # Remove background
        panel.grid.major = element_blank(), # Remove gridlines
        panel.grid.minor = element_blank(), # Remove more gridlines
        panel.border = element_blank(), # Remove border
        panel.background = element_blank(), # Remove more background
        axis.ticks = element_blank(), # Remove axis ticks
        axis.text=element_text(size=24), # Enlarge axis text font
        axis.title=element_text(size=26), # Enlarge axis title font
        plot.title=element_text(size=42, hjust=0) # Enlarge, left-align title
        #,axis.text.x = element_text(angle=60, hjust = 1) # Uncomment if X-axis unreadable 
  )

p <- qplot(OCI, weight = sq.yd, data = d, geom = "histogram", alpha=I(.7), main="Data By Year", ylab="Col2 Count")
p + my.theme

p <- qplot(PCI.a, weight = sq.yd, data = d, geom = "histogram", alpha=I(.7), main="Data By Year", ylab="Col2 Count")
p + my.theme

p <- qplot(PCI.b, weight = sq.yd, data = d, geom = "histogram", alpha=I(.7), main="Data By Year", ylab="Col2 Count")
p + my.theme

p <- qplot(PCI.c, weight = sq.yd, data = d, geom = "histogram", alpha=I(.7), main="Data By Year", ylab="Col2 Count")
p + my.theme

p <- qplot(PCI.d, weight = sq.yd, data = d, geom = "histogram", alpha=I(.7), main="Data By Year", ylab="Col2 Count")
p + my.theme

p <- qplot(PCI.e, weight = sq.yd, data = d, geom = "histogram", alpha=I(.7), main="Data By Year", ylab="Col2 Count")
p + my.theme
